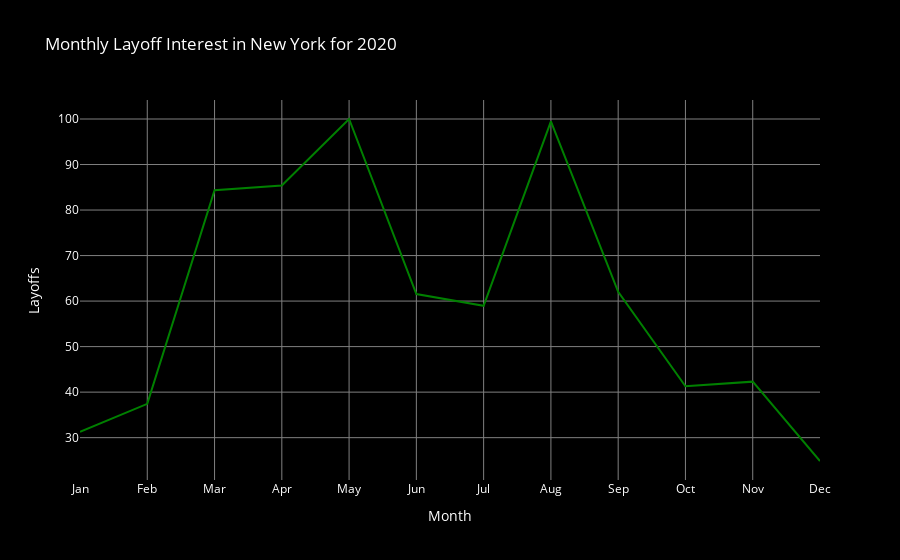

Write notebook code for a chart like this one.
### Markdown cell above
To understand the significant spike in incidents during this period, we investigated further to uncover potential causes. We discovered that in May 2020, George Floyd was tragically killed by the police, triggering widespread protests across the United States. We believe these events, combined with the COVID-19 pandemic, significantly contributed to the increase in shootings, as crime rates rose across the board during this period. Additionally, it was a challenging time as it marked the beginning of the lockdowns.. To delve deeper, we examined the NYC_layoff_interest.csv dataset to see if there was any correlation between layoffs and the spike in incidents. While it's not the only factor, we noticed a clear upward trend from February to a peak in May, suggesting a combination of factors, including social unrest and economic stress from mass layoffs, may have contributed to this surge.

### Code cell
layoffs = pd.read_csv("NYC_layoff_interest.csv")
# Ensure the 'Week' column is datetime type
layoffs['Week'] = pd.to_datetime(layoffs['Week'])

# Extract the month from the 'Week' column
layoffs['Month'] = layoffs['Week'].dt.month

monthly_layoffs = layoffs.groupby('Month')['Layoff Google Searches in New York'].sum().reset_index()

max_val = monthly_layoffs['Layoff Google Searches in New York'].max()
monthly_layoffs['Layoff Google Interest in New York for 2020'] = monthly_layoffs['Layoff Google Searches in New York'] * 100/max_val


# Create the line graph with Plotly Express
fig = px.line(
    monthly_layoffs, 
    x='Month', 
    y='Layoff Google Interest in New York for 2020', 
    title='Monthly Layoff Interest in New York for 2020',
    labels={'Month': 'Month', 'Layoff Google Interest in New York for 2020': 'Layoffs Interest'},
    color_discrete_sequence=['green']
)

# Add layout customization
fig.update_layout(
    xaxis=dict(
        title='Month',
        tickmode='array',
        tickvals=list(range(1, 13)),
        ticktext=['Jan', 'Feb', 'Mar', 'Apr', 'May', 'Jun', 'Jul', 'Aug', 'Sep', 'Oct', 'Nov', 'Dec'],
         gridcolor='gray',
    ),
    yaxis=dict(
        title='Layoffs',
        gridcolor='gray',
    ),
    plot_bgcolor='black',  # Set the plotting area background to black
    paper_bgcolor='black',  # Set the entire chart background to black
    font=dict(
        color='white'  # Ensure all default text (like legend, annotations) is white
    )
)

fig.show()
pio.write_html(fig, file='monthly_layoffs.html', auto_open=False)

### Figure 1 — Plotly figure (JSON) as saved in the notebook; plotly's stock layout.template omitted (floating-point values rounded to 4 significant figures)
{"data": [{"hovertemplate": "Month=%{x}<br>Layoffs Interest=%{y}<extra></extra>", "legendgroup": "", "line": {"color": "green", "dash": "solid"}, "marker": {"symbol": "circle"}, "mode": "lines", "name": "", "orientation": "v", "showlegend": false, "type": "scatter", "x": [1, 2, 3, 4, 5, 6, 7, 8, 9, 10, 11, 12], "xaxis": "x", "y": [31.28, 37.44, 84.36, 85.38, 100, 61.54, 58.97, 99.49, 62.05, 41.28, 42.31, 24.87], "yaxis": "y"}], "layout": {"font": {"color": "white"}, "legend": {"tracegroupgap": 0}, "paper_bgcolor": "black", "plot_bgcolor": "black", "title": {"text": "Monthly Layoff Interest in New York for 2020"}, "xaxis": {"anchor": "y", "domain": [0, 1], "gridcolor": "gray", "tickmode": "array", "ticktext": ["Jan", "Feb", "Mar", "Apr", "May", "Jun", "Jul", "Aug", "Sep", "Oct", "Nov", "Dec"], "tickvals": [1, 2, 3, 4, 5, 6, 7, 8, 9, 10, 11, 12], "title": {"text": "Month"}}, "yaxis": {"anchor": "x", "domain": [0, 1], "gridcolor": "gray", "title": {"text": "Layoffs"}}}}
